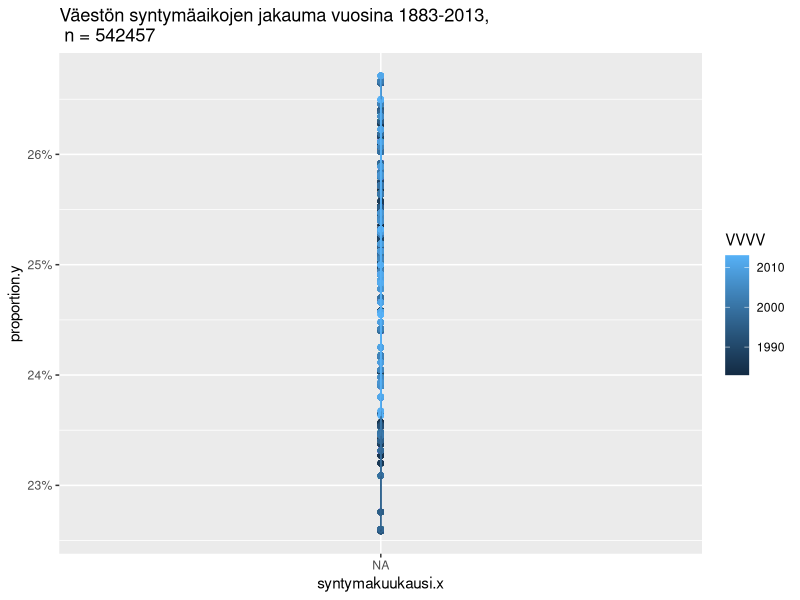

This figure's R source: (Note: this script raises an error after producing the figure.)
## ---- chunk 1
knitr::opts_chunk$set(echo = TRUE)

library(knitr)
knitr::opts_knit$set(root.dir = "\\\\ATKK/home/p/pdsalo/Desktop/Gradu")
library(dplyr)
library(tidyr)
library(ggplot2)
library(scales)
library(readxl)
## ---- chunk 2
#setwd("//ad.helsinki.fi/home/p/pdsalo/Desktop/Gradu")

unique_jun <- read.table("data/unijun.txt")

unique_jun$syntymakuukausi.x = factor(unique_jun$syntymakuukausi.x,levels(unique_jun$syntymakuukausi.x)[c(1,3,4,2)])

unique_jun$syntymakuukausi.y = factor(unique_jun$syntymakuukausi.y,levels(unique_jun$syntymakuukausi.y)[c(1,3,4,2)])

unique_jun = unique_jun %>% group_by(Sukupuoli, VVVV, syntymakuukausi.x, kausi) %>% mutate(lkm=sum(lkm.x))

#str(unique_jun)
## ---- chunk 3

jun <- subset(unique_jun, VVVV<2014 & VVVV>1880)

#jun <- mutate(jun, factor(jun$kausi))

bp <- ggplot(jun, aes(x=syntymakuukausi.x, y=proportion.y, group=VVVV)) +
  
  geom_point(aes(color=VVVV)) + 
  geom_line(aes(color=VVVV))+
  #geom_hline(yintercept = 0)+
  #facet_wrap(~ika,ncol = 4)+
  #geom_smooth(method = "lm")+
  scale_y_continuous(labels=percent_format()) + 
labs(title = paste("Väestön syntymäaikojen jakauma vuosina 1883-2013,\n","n =",toString(sum(jun[,6]))))

print(bp)
## ---- chunk 4

havaitut <- data.frame()
parvot <- data.frame()
khiit <- data.frame()
ika <- data.frame()
kausi <- data.frame()
tuloslkm <- data.frame()
prosentit <- data.frame()

tulos4 <- 2
tulosy <- c(1:4)

kaudet <- c(2004,2007,2010,2013,2016)
iat <- c(8,10,12,14,16,18)


for (ii in kaudet) {
  
for (i in iat) {
  
jun <- subset(unique_jun, kausi==ii & (ika==(i)) & sukupuoli=="pojat")
jun <- jun[order(jun$KK),]

keep <- c("ika","kausi","Sukupuoli","pct.x","lkm.x","pct.y", "KK", "VVVV", "lkm.y", "proportion.y", "syntymakuukausi.x", "lkm")

# select the 'keep' columns
testdata <- select(jun, one_of(keep))

testdata <- testdata %>% group_by(KK) %>% mutate(lkmx2 = sum(lkm.x),
                                                 lkmy2= sum(lkm.y))

testdata <- testdata %>% group_by(syntymakuukausi.x) %>% mutate(lkmy = sum(lkm.y), lkmx = sum(lkm.x))
                                      

testdata <- testdata %>% mutate(pcty2 = lkmy2/sum(testdata$lkm.y),
                                proportiony2=lkmy/sum(testdata$lkm.y))

keep <- c("Sukupuoli", "pcty2", "KK", "lkmx2", "syntymakuukausi.x")



keep <- c("Sukupuoli", "proportiony2", "syntymakuukausi.x", "lkmx")

# select the 'keep' columns
testdata <- select(testdata, one_of(keep))
testdata <- unique(testdata)

chisq <- chisq.test(testdata$lkmx, p = testdata$proportiony2)

chisq

chisq$observed

round(chisq$expected)

tuloslkm <- chisq$observed

tulos <- format(round((tuloslkm/sum(tuloslkm))*100,1), nsmall = 1)

prosentit <- rbind(prosentit, tulos, stringsAsFactors = FALSE)

  for (iii in 1:4) {
  
    tulosy[iii] <- paste(tuloslkm[iii]," (", tulos[iii], "%)" ,sep = "")
    
  }

havaitut <- rbind(havaitut, tulosy, stringsAsFactors = FALSE)



tulos1 <- chisq$p.value

if(tulos1 > 0.05) {
  tulosp <- round(tulos1, 3)
}

if(tulos1 < 0.05) {
  tulosp <- "<0,05"
}

if (tulos1 < 0.01) {
  tulosp <- "<0,01"
}

parvot <- rbind(parvot, tulosp,stringsAsFactors = FALSE)




tulos2 <- round(chisq$statistic, 2)
khiit <- rbind(khiit, tulos2)
tulos3 <- i
ika <- rbind(ika, tulos3)

  if (ii == tulos4) {
    kausi <- rbind(kausi, "")
  }

  if (ii != tulos4) {
    tulos4 <- ii
    kausi <- rbind(kausi, tulos4)
  }


}

}  

taulukko <- cbind(kausi, ika, havaitut, khiit, parvot)
colnames(taulukko) <- c("Kausi","Ikä", "eka","toka","kol","nel", "X^2", "P-arvo")

print(taulukko)
